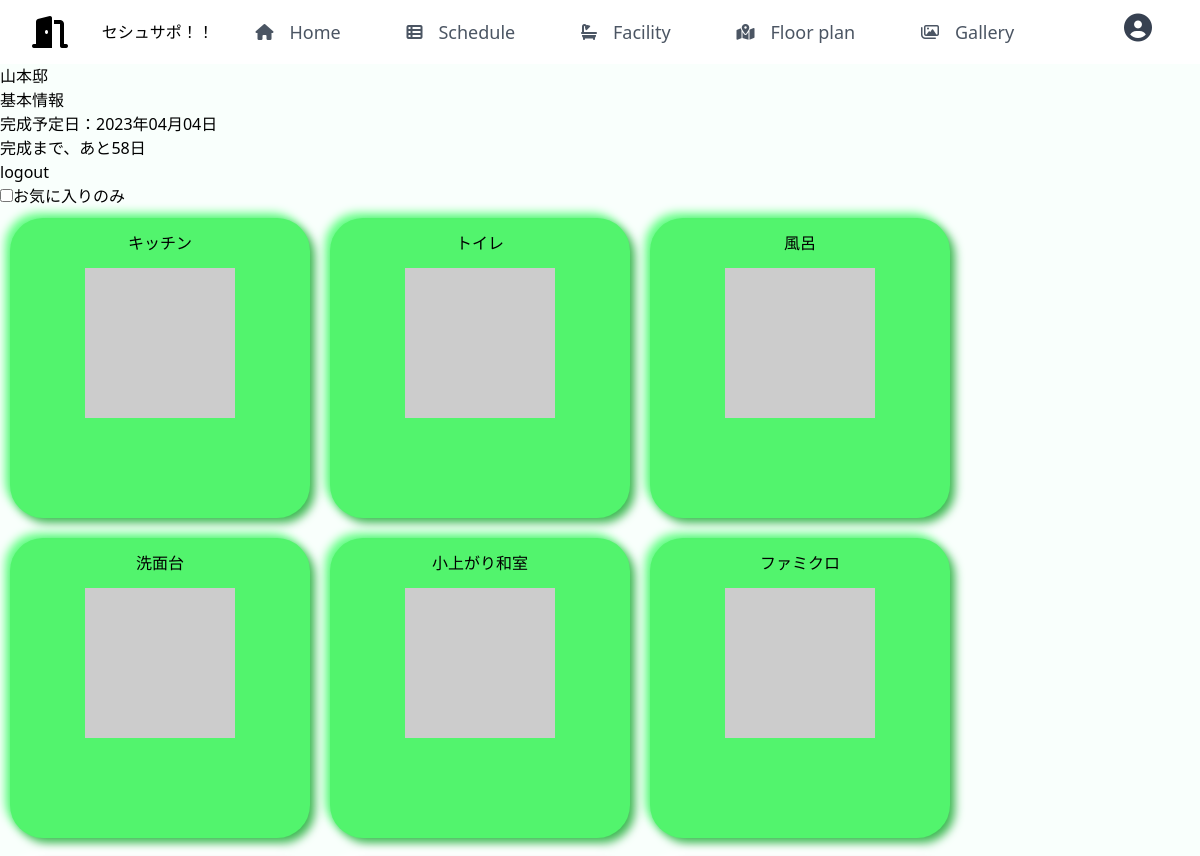
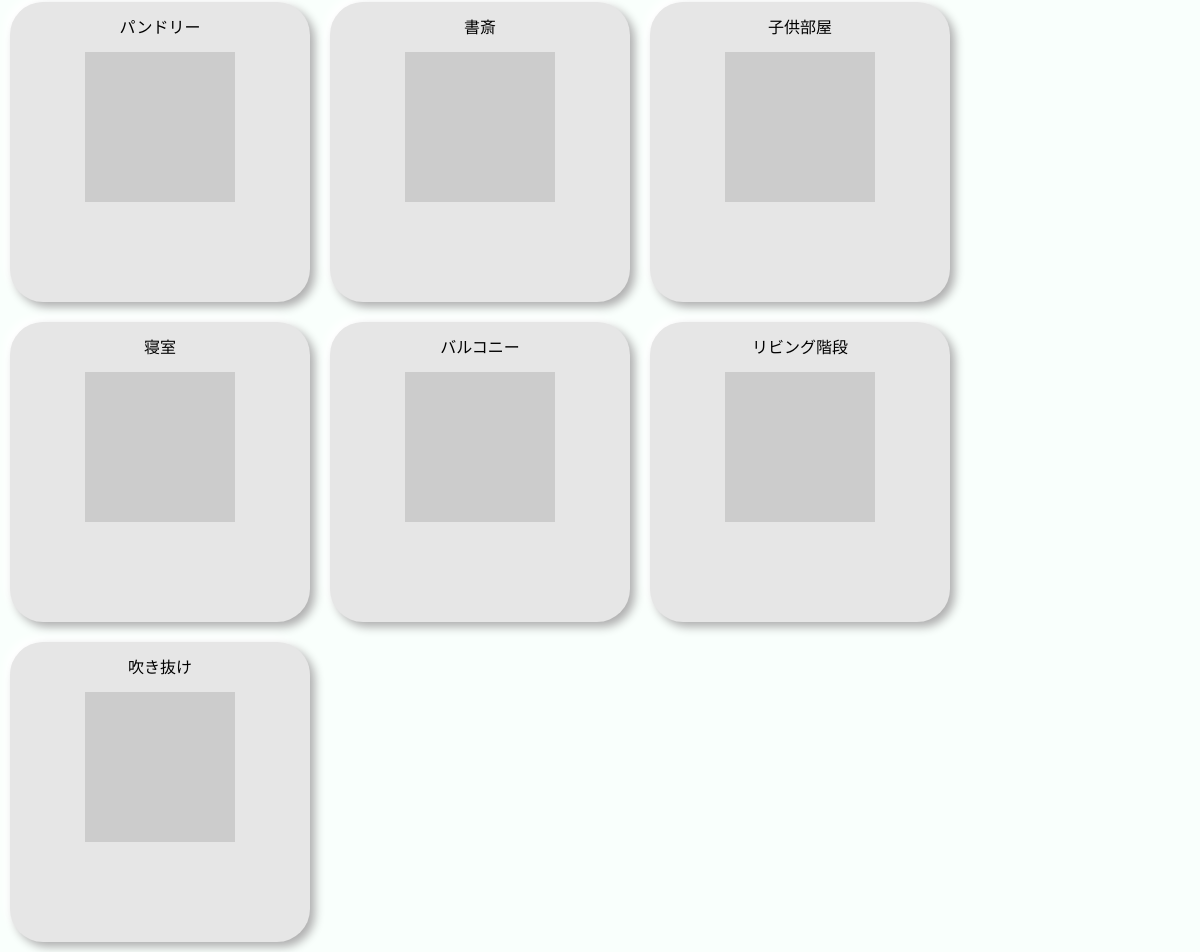
Screenshot of /floor_plan.php (signed in) with the database file from the repository (2 pictures, top to bottom).
### tables this page shows
CREATE TABLE `facilities` (
  `id` int(11) NOT NULL,
  `category_name` varchar(50) NOT NULL,
  `created_at` date NOT NULL,
  `updated_at` date NOT NULL,
  `deleted_at` date DEFAULT NULL
);

### src/functions.php (called while the page is built, shortened)
<?php
function connect_to_db()
{
  $dbn = 'mysql:dbname=favorite_house;charset=utf8mb4;port=3306;host=localhost';
  $user = 'root';
  $pwd = '';
  try {
    return new PDO($dbn, $user, $pwd);
  } catch (PDOException $e) {
    echo json_encode(["db error" => "{$e->getMessage()}"]);
    exit();
  }
}
function getHouseInfo(){
  $pdo = connect_to_db();
  $sql = "SELECT * FROM members LEFT OUTER JOIN( SELECT id AS id2,house_name,scheduled_completion_date FROM houses)AS houses_name
          ON members.house_id = houses_name.id2 WHERE id=:name_id";
  $stmt = $pdo->prepare($sql);
  $stmt->bindValue(':name_id', $_SESSION["member_id"] , PDO::PARAM_STR);
  try {
    $status = $stmt->execute();
  } catch (PDOException $e) {
    echo json_encode(["sql error" => "{$e->getMessage()}"]);
    exit();
  }
  $result = $stmt->fetchAll(PDO::FETCH_ASSOC);
  return $result;
}

### src/floor_plan.php (the view, shortened to what this page needs)
<?php
include("functions.php");
$pdo = connect_to_db();
$sql = 'SELECT facility_id FROM members_facilities WHERE name_id=:name_id';
$stmt = $pdo->prepare($sql);
$stmt->bindValue(':name_id', $_SESSION["member_id"], PDO::PARAM_STR);
$likes_count2 = $stmt->fetchAll();
$likes_number = array();;
foreach ($likes_count2 as $like) {
    array_push($likes_number, $like["facility_id"]);
}
$result = getHouseInfo();
$scheduled_day = new DateTime($result[0]["scheduled_completion_date"]);
$scheduled_day_format = $scheduled_day->format('Y年m月d日');
$today = new DateTime('now');
$interval = $scheduled_day->diff($today);
$interval_format = $interval->format('%a日');
$sql = 'SELECT * FROM facilities';
$stmt = $pdo->prepare($sql);
try {
    $status = $stmt->execute();
} catch (PDOException $e) {
    echo json_encode(["sql error" => "{$e->getMessage()}"]);
    exit();
}
$facilities_result = $stmt->fetchAll(PDO::FETCH_ASSOC);
$facilities = "<div class='facilities'>";
$count = 0;
$like_facility = false;
foreach ($facilities_result as $facility) {
    $count++;
    foreach ($likes_number as $like_num) {
        $like_facility = $like_num === $count ? true : false;
        if($like_facility === true) break;
    }
    if($like_facility === true){
        $facilities .= "
        <a class='facility facility{$count} like' href='home.php?facility_id={$facility["id"]}'>
        <div class='fac_title'>
            <p class='fac_title_text'>{$facility["category_name"]}</p>
        </div>
        <div class='fac_picture'>
            <img src='https://placehold.jp/150x150.png'>
        </div>
        <div class='fac_intro'>
        </div>
        </a>
        ";
    }else{
        $facilities .= "
        <a class='facility facility{$count} none' href='home.php?facility_id={$facility["id"]}'>
        <div class='fac_title'>
            <p class='fac_title_text'>{$facility["category_name"]}</p>
        </div>
        <div class='fac_picture'>
            <img src='https://placehold.jp/150x150.png'>
        </div>
            <div class='fac_intro'>
        </div>
        </a>
      ";
    }
}
$facilities .= "</div>";
?>
<!DOCTYPE html>
<html lang="ja">
<head>
    <link href="../dist/output.css" rel="stylesheet">
    <link rel="stylesheet" href="css/main.css">
    <link rel="stylesheet" href="css/navigation.css">
    <link rel="stylesheet" href="css/facilities.css">
    <link rel="stylesheet" href="css/body.css">
</head>
<div class="main">
    <div>
        <h1><?= $result[0]["house_name"] ?>邸</h1>
    </div>
    <div>
        <h2>基本情報</h2>
    </div>
    <div>
        <h2>完成予定日：<?= $scheduled_day_format ?></h2>
        <h2>完成まで、あと<?= $interval_format ?></h2>
    </div>
    <a href="logout.php">logout</a>
    <br>
    <input type="checkbox">お気に入りのみ
    <?= $facilities ?>
</div>
</html>

### src/css/facilities.css (style rules this page uses)
.facilities { display:flex; flex-wrap: wrap; }
.facility { width: calc(100% / 4); height: 300px; margin: 10px; }
.like { border-radius: 33px; background: #52f46d; box-shadow: 5px 5px 10px #3eb953, -5px -5px 10px #66ff87; }
.none { border-radius: 33px; background: #e6e6e6; box-shadow: 5px 5px 10px #afafaf, -5px -5px 10px #ffffff; }
.fac_title { height: 50px; display: flex; flex-direction: column; justify-content: center; align-items: center; }
.fac_picture { width:150px; margin:0 auto; }

### src/css/body.css (style rules this page uses)
.main { background-color: #f9fffc; }

### rows the page displays
facilities: category_name "キッチン"
facilities: category_name "トイレ"
facilities: category_name "風呂"
facilities: category_name "洗面台"
facilities: category_name "小上がり和室"
facilities: category_name "ファミクロ"
facilities: category_name "パンドリー"
facilities: category_name "書斎"
facilities: category_name "子供部屋"
facilities: category_name "寝室"
facilities: category_name "バルコニー"
facilities: category_name "リビング階段"
facilities: category_name "吹き抜け"

### other values shown
$result[0]["house_name"] "山本"
$scheduled_day_format "2023年04月04日"
